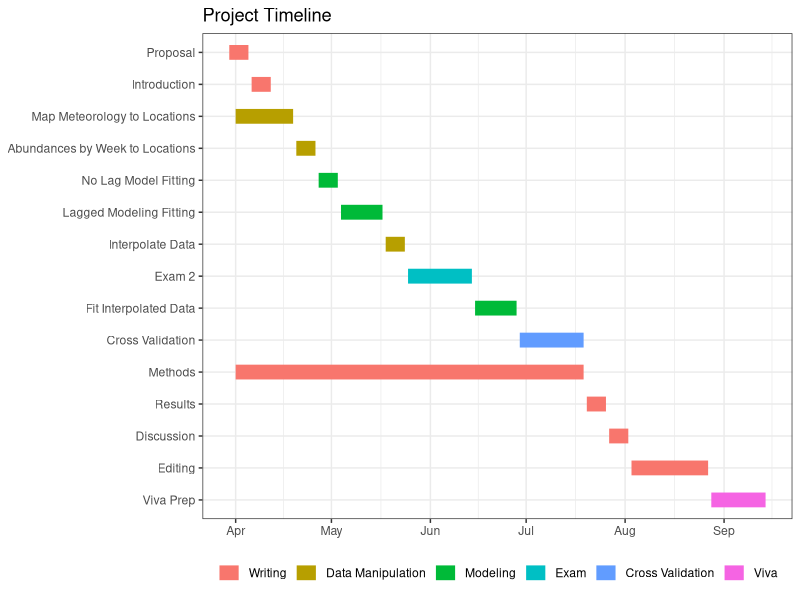

Reproduce this figure in R.
#!/bin/env Rscript
# Author: Anne Marie Saunders
# Script: gantt.R
# Desc: Creates a gantt chart for inclusion in my project proposal. Uses the guidelines from https://www.molecularecologist.com/2019/01/simple-gantt-charts-in-r-with-ggplot2-and-the-tidyverse/ 
# Arguments: None
# Date: 18/10/19

# Load packages
library(ggplot2)
library(tidyverse)

# Read in data
gantt = read.csv("../Data/gantt.csv", h = T, stringsAsFactors = F)

# These vectors will control display order in the chart
acts = unique(gantt$Activity)
els = unique(gantt$Project.element)

# Reshape data frame and convert columns to factor for ordering
g.gantt <- gather(gantt, "state", "date", 4:5) %>%
  mutate(date = as.Date(date, "%Y.%m.%d"),
         Activity = factor(Activity, acts[length(acts):1]),
         Project.element=factor(Project.element, els))

head(g.gantt)

# Plot a chart
g = ggplot(g.gantt, aes(date, Activity, color = Project.element, group = Item)) + 
  geom_line(size = 5) + labs(x = NULL, y = NULL, title="Project Timeline")

g = g + theme_bw() + theme(legend.position = "bottom", legend.title = element_blank()) 
g = g + guides(colour = guide_legend(nrow = 1))

pdf("../Results/gantt.pdf", height = 4, width = 8)
g
dev.off()


